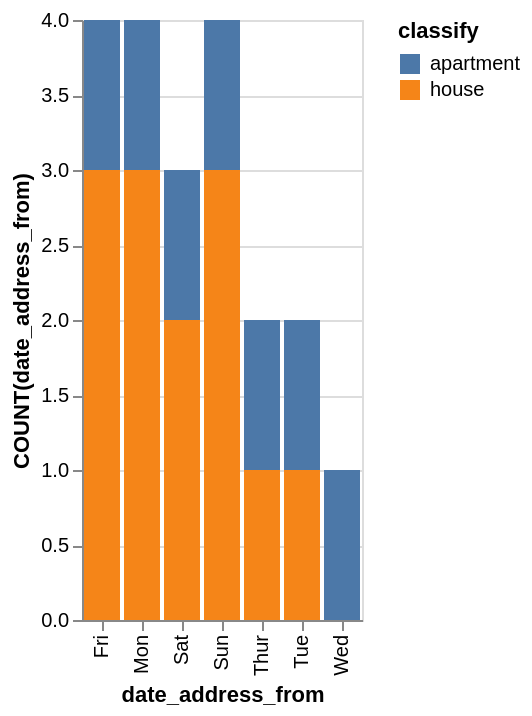

Source (Vega-Lite JSON):
### Vega-Lite specification from a JSON file in a GitHub repository (floating-point values rounded to 4 significant figures)
{"data": {"values": [{"x_data": "Mon", "y_data": 1, "classify": "apartment"}, {"x_data": "Tue", "y_data": 1, "classify": "apartment"}, {"x_data": "Wed", "y_data": 1, "classify": "apartment"}, {"x_data": "Thur", "y_data": 1, "classify": "apartment"}, {"x_data": "Fri", "y_data": 1, "classify": "apartment"}, {"x_data": "Sat", "y_data": 1, "classify": "apartment"}, {"x_data": "Sun", "y_data": 1, "classify": "apartment"}, {"x_data": "Mon", "y_data": 3, "classify": "house"}, {"x_data": "Tue", "y_data": 1, "classify": "house"}, {"x_data": "Wed", "y_data": 0, "classify": "house"}, {"x_data": "Thur", "y_data": 1, "classify": "house"}, {"x_data": "Fri", "y_data": 3, "classify": "house"}, {"x_data": "Sat", "y_data": 2, "classify": "house"}, {"x_data": "Sun", "y_data": 3, "classify": "house"}]}, "mark": "bar", "encoding": {"x": {"field": "x_data", "type": "nominal", "title": "date_address_from", "sort": "ascending"}, "y": {"field": "y_data", "type": "quantitative", "title": "COUNT(date_address_from)"}, "color": {"field": "classify"}}}
